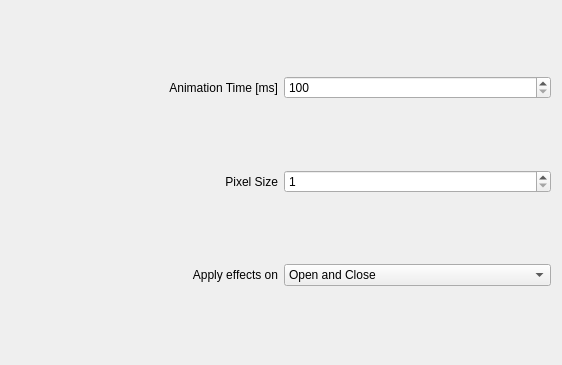
<?xml version="1.0" encoding="UTF-8"?>

<!--
SPDX-FileCopyrightText: Simon Schneegans <code@simonschneegans.de>
SPDX-License-Identifier: GPL-3.0-or-later
-->

<ui version="4.0">
    <class>BMWConfigForm</class>
    <widget class="QWidget" name="BMWConfigForm">
        <property name="geometry">
            <rect>
                <x>0</x>
                <y>0</y>
                <width>562</width>
                <height>365</height>
            </rect>
        </property>
        <layout class="QGridLayout" name="gridLayout">
            <item row="0" column="0">
                <widget class="QLabel" name="label">
                    <property name="text">
                        <string>Animation Time [ms]</string>
                    </property>
                    <property name="alignment">
                        <set>Qt::AlignRight|Qt::AlignTrailing|Qt::AlignVCenter</set>
                    </property>
                </widget>
            </item>
            <item row="2" column="0">
                <widget class="QLabel" name="label_5">
                    <property name="text">
                        <string>Pixel Size</string>
                    </property>
                    <property name="alignment">
                        <set>Qt::AlignRight|Qt::AlignTrailing|Qt::AlignVCenter</set>
                    </property>
                </widget>
            </item>
            <item row="0" column="1">
                <widget class="QSpinBox" name="kcfg_Duration">
                    <property name="minimum">
                        <number>100</number>
                    </property>
                    <property name="maximum">
                        <number>9999</number>
                    </property>
                    <property name="singleStep">
                        <number>100</number>
                    </property>
                </widget>
            </item>
            <item row="2" column="1">
                <widget class="QDoubleSpinBox" name="kcfg_PixelSize">
                    <property name="decimals">
                        <number>0</number>
                    </property>
                    <property name="minimum">
                        <double>1.000000000000000</double>
                    </property>
                    <property name="maximum">
                        <double>50.000000000000000</double>
                    </property>
                </widget>
            </item>
        
            <item row="3" column="0">
                <widget class="QLabel" name="label_ApplyEffectsOn">
                    <property name="text">
                        <string>Apply effects on</string>
                    </property>
                    <property name="alignment">
                        <set>Qt::AlignmentFlag::AlignRight|Qt::AlignmentFlag::AlignTrailing|Qt::AlignmentFlag::AlignVCenter</set>
                    </property>
                </widget>
            </item>
            <item row="3" column="1">
                <widget class="QComboBox" name="kcfg_ApplyEffectsOn">
                                        <property name="currentIndex">
                        <number>2</number>
                    </property>
<item>
                        <property name="text">
                            <string>Open only</string>
                        </property>
                    </item>
                    <item>
                        <property name="text">
                            <string>Close only</string>
                        </property>
                    </item>
                    <item>
                        <property name="text">
                            <string>Open and Close</string>
                        </property>
                    </item>
                </widget>
            </item>

        </layout>
    </widget>
    <resources />
    <connections />
</ui>
